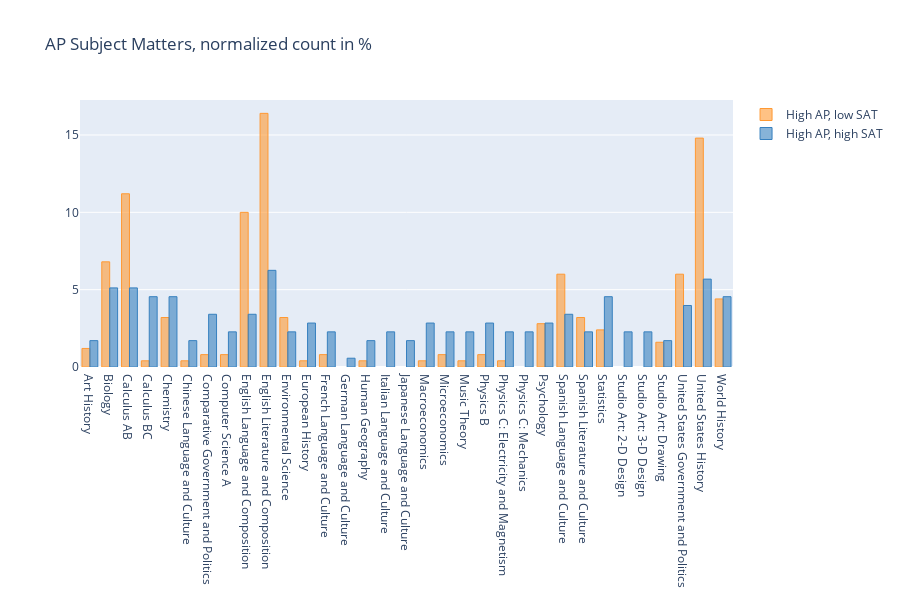

Here is the notebook cell this chart was saved with:
### Code cell
# first select schools for comparison, 25-50% of AP Takers and below the average:
high_ap_low_sat = combined[(combined["ap_per"]>25)&
                            (combined["ap_per"]<50) &
                            (combined["sat_score"] < 1300)]

# define loop trough subsets and extract relative distribution of ap_courses
subsets = {"High AP, low SAT": high_ap_low_sat,
           "High AP, high SAT": high_ap_high_sat}
subsets_ap_courses = pd.DataFrame()

#Loop to split the course strings and reshaped the dataframe to a longer format
for k, v in subsets.items():
    ap_courses = v["advancedplacement_courses"].str.split(",",expand=True)
    ap_courses_melted = ap_courses.melt()["value"].str.strip().value_counts(normalize=True).sort_values()
    ap_courses_melted.name = k
    subsets_ap_courses = pd.concat([subsets_ap_courses, ap_courses_melted], axis=1, sort=True)

# Plot bar graph of offered AP courses 
ax = (subsets_ap_courses*100).iplot(kind="bar", 
                            #figsize=(10,7), 
                            layout = dict(title="AP Subject Matters, normalized count in %",
                                          xaxis=dict(automargin=True), hovermode="x", height=600))

### Figure 1 — Plotly figure (JSON) as saved in the notebook; plotly's stock layout.template omitted (floating-point values rounded to 4 significant figures)
{"data": [{"marker": {"color": "rgba(255, 153, 51, 0.6)", "line": {"color": "rgba(255, 153, 51, 1.0)", "width": 1}}, "name": "High AP, low SAT", "orientation": "v", "text": "", "type": "bar", "x": ["Art History", "Biology", "Calculus AB", "Calculus BC", "Chemistry", "Chinese Language and Culture", "Comparative Government and Politics", "Computer Science A", "English Language and Composition", "English Literature and Composition", "Environmental Science", "European History", "French Language and Culture", "German Language and Culture", "Human Geography", "Italian Language and Culture", "Japanese Language and Culture", "Macroeconomics", "Microeconomics", "Music Theory", "Physics B", "Physics C: Electricity and Magnetism", "Physics C: Mechanics", "Psychology", "Spanish Language and Culture", "Spanish Literature and Culture", "Statistics", "Studio Art: 2-D Design", "Studio Art: 3-D Design", "Studio Art: Drawing", "United States Government and Politics", "United States History", "World History"], "y": [1.2, 6.8, 11.2, 0.4, 3.2, 0.4, 0.8, 0.8, 10, 16.4, 3.2, 0.4, 0.8, "", 0.4, "", "", 0.4, 0.8, 0.4, 0.8, 0.4, "", 2.8, 6, 3.2, 2.4, "", "", 1.6, 6, 14.8, 4.4]}, {"marker": {"color": "rgba(55, 128, 191, 0.6)", "line": {"color": "rgba(55, 128, 191, 1.0)", "width": 1}}, "name": "High AP, high SAT", "orientation": "v", "text": "", "type": "bar", "x": ["Art History", "Biology", "Calculus AB", "Calculus BC", "Chemistry", "Chinese Language and Culture", "Comparative Government and Politics", "Computer Science A", "English Language and Composition", "English Literature and Composition", "Environmental Science", "European History", "French Language and Culture", "German Language and Culture", "Human Geography", "Italian Language and Culture", "Japanese Language and Culture", "Macroeconomics", "Microeconomics", "Music Theory", "Physics B", "Physics C: Electricity and Magnetism", "Physics C: Mechanics", "Psychology", "Spanish Language and Culture", "Spanish Literature and Culture", "Statistics", "Studio Art: 2-D Design", "Studio Art: 3-D Design", "Studio Art: Drawing", "United States Government and Politics", "United States History", "World History"], "y": [1.705, 5.114, 5.114, 4.545, 4.545, 1.705, 3.409, 2.273, 3.409, 6.25, 2.273, 2.841, 2.273, 0.5682, 1.705, 2.273, 1.705, 2.841, 2.273, 2.273, 2.841, 2.273, 2.273, 2.841, 3.409, 2.273, 4.545, 2.273, 2.273, 1.705, 3.977, 5.682, 4.545]}], "layout": {"height": 600, "hovermode": "x", "title": {"text": "AP Subject Matters, normalized count in %"}, "xaxis": {"automargin": true}}}
